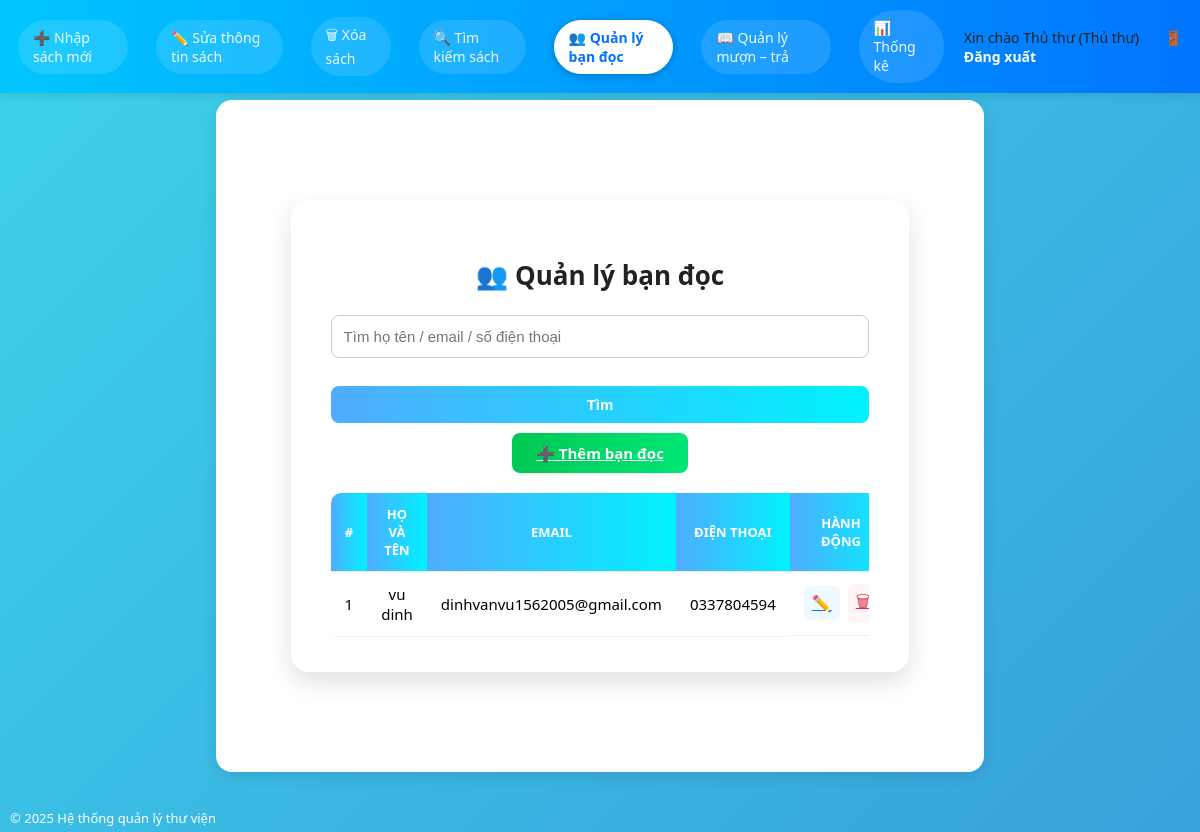
Screenshot of /QuanLyThuVien/readers.php (signed in) with the database file from the repository.
### tables this page shows
CREATE TABLE `users` (
  `id` int(11) NOT NULL,
  `username` varchar(50) NOT NULL,
  `email` varchar(100) DEFAULT NULL,
  `phone` varchar(20) DEFAULT NULL,
  `password` varchar(255) NOT NULL,
  `fullname` varchar(100) DEFAULT NULL,
  `role` enum('admin','thuthu','capthe') DEFAULT NULL,
  `status` enum('active','locked') DEFAULT 'active',
  `created_at` timestamp NOT NULL DEFAULT current_timestamp()
);

CREATE TABLE `readers` (
  `id` int(11) NOT NULL,
  `name` varchar(100) NOT NULL,
  `code` varchar(50) DEFAULT NULL,
  `fullname` varchar(200) NOT NULL,
  `dob` date DEFAULT NULL,
  `phone` varchar(20) DEFAULT NULL,
  `email` varchar(100) DEFAULT NULL,
  `address` varchar(255) DEFAULT NULL,
  `created_at` timestamp NOT NULL DEFAULT current_timestamp()
);

### QuanLyThuVien/functions.php (called while the page is built, shortened)
<?php
require_once 'config.php';
function is_logged_in() {
    return isset($_SESSION['user_id']);
}
function current_user() {
    global $pdo;
    static $user = null;
    if ($user === null) {
        $stmt = $pdo->prepare("SELECT id, username, fullname, role FROM users WHERE id = ?");
        $stmt->execute([$_SESSION['user_id']]);
        $user = $stmt->fetch(PDO::FETCH_ASSOC);
    }
    return $user;
}
function require_role(array $allowedRoles) {
    $user = current_user();
}
function e($str) {
    return htmlspecialchars($str ?? '', ENT_QUOTES, 'UTF-8');
}
?>

### QuanLyThuVien/config.php (called while the page is built, shortened)
<?php
$user    = 'root';
?>

### QuanLyThuVien/dao/readerDAO.php (called while the page is built, shortened)
<?php
class ReaderDAO
{
    private $pdo;
    public function __construct(PDO $pdo)
    {
        $this->pdo = $pdo;
    }
    public function search(string $keyword = ''): array
    {
        if ($keyword === '') {
            $stmt = $this->pdo->query("
                SELECT * FROM readers
                ORDER BY fullname ASC
            ");
            return $stmt->fetchAll(PDO::FETCH_ASSOC);
        }
        $kw = "%$keyword%";
        $stmt = $this->pdo->prepare("
            SELECT *
            FROM readers
            WHERE fullname LIKE :kw
               OR email    LIKE :kw
               OR phone    LIKE :kw
            ORDER BY fullname ASC
        ");
        $stmt->execute([':kw' => $kw]);
        return $stmt->fetchAll(PDO::FETCH_ASSOC);
    }
}

### QuanLyThuVien/readers.php (the view, shortened to what this page needs)
<?php
require_once 'functions.php';
require_role(['thuthu','admin']);
require_once __DIR__ . '/dao/ReaderDAO.php';
global $pdo;
$readerDao = new ReaderDAO($pdo);
$keyword = trim($_GET['q'] ?? '');
$readers = $readerDao->search($keyword);
include 'header.php';
?>
<div class="content-container">
  <h2 class="page-title">👥 Quản lý bạn đọc</h2>
  <form method="get" class="search-bar">
    <input
      type="text"
      name="q"
      class="search-input"
      placeholder="Tìm họ tên / email / số điện thoại"
      value="<?= e($keyword) ?>"
    >
    <button type="submit" class="btn btn-primary">Tìm</button>
    <a href="reader_add.php" class="btn btn-success">➕ Thêm bạn đọc</a>
  </form>
  <div class="table-wrapper">
    <table class="styled-table">
      <thead>
        <tr>
          <th>#</th>
          <th>Họ và tên</th>
          <th>Email</th>
          <th>Điện thoại</th>
          <th>Hành động</th>
        </tr>
      </thead>
      <tbody>
      <?php if (empty($readers)): ?>
        <tr><td colspan="5" class="no-data">Không có bạn đọc nào.</td></tr>
      <?php else: ?>
        <?php foreach ($readers as $i => $r): ?>
          <tr>
            <td><?= $i + 1 ?></td>
            <td><?= e($r['fullname']) ?></td>
            <td><?= e($r['email']) ?></td>
            <td><?= e($r['phone']) ?></td>
            <td class="actions">
              <a href="reader_edit.php?id=<?= e($r['id']) ?>" class="btn-icon edit">✏️</a>
              <a href="reader_delete.php?id=<?= e($r['id']) ?>"
                 class="btn-icon delete"
                 onclick="return confirm('Xóa bạn đọc này?');">🗑</a>
            </td>
          </tr>
        <?php endforeach; ?>
      <?php endif; ?>
      </tbody>
    </table>
  </div>
</div>
<?php include 'footer.php'; ?>

### QuanLyThuVien/header.php (shortened to what this page needs)
<?php
require_once 'functions.php';
$user   = current_user() ?? [];
$role   = $user['role'] ?? '';
$active = basename($_SERVER['PHP_SELF']);
?>
<!DOCTYPE html>
<html lang="vi">
<head>
    <link rel="stylesheet" href="assets/style.css?v=3">
</head>
<body>
<?php if ($role === 'thuthu'): ?>
    <div class="top-nav">
        <div class="nav-left">
            <a href="book_add.php"
               class="menu-item <?= $active === 'book_add.php' ? 'active-menu' : '' ?>">
                ➕ Nhập sách mới
            </a>
            <a href="book_edit_list.php"
               class="menu-item <?= $active === 'book_edit_list.php' ? 'active-menu' : '' ?>">
                ✏️ Sửa thông tin sách
            </a>
            <a href="book_delete_list.php"
               class="menu-item <?= $active === 'book_delete_list.php' ? 'active-menu' : '' ?>">
                🗑 Xóa sách
            </a>
            <a href="books.php"
               class="menu-item <?= $active === 'books.php' ? 'active-menu' : '' ?>">
                🔍 Tìm kiếm sách
            </a>
            <a href="readers.php"
               class="menu-item <?= $active === 'readers.php' ? 'active-menu' : '' ?>">
                👥 Quản lý bạn đọc
            </a>
            <a href="borrow_list.php"
   class="menu-item <?= $active === 'borrow_list.php' ? 'active-menu' : '' ?>">
    📖 Quản lý mượn – trả
</a>
            <a href="statistics.php"
               class="menu-item <?= $active === 'statistics.php' ? 'active-menu' : '' ?>">
                📊 Thống kê
            </a>
        </div>
        <div class="nav-right">
            Xin chào <?= e($user['fullname'] ?? '') ?> (Thủ thư)
            <a href="logout.php" class="logout-link">🚪 Đăng xuất</a>
        </div>
    </div>
<?php endif; ?>
<main>

### rows the page displays
users: fullname "Thủ thư"
readers: fullname "vu dinh", email "dinhvanvu1562005@gmail.com", phone "0337804594"
